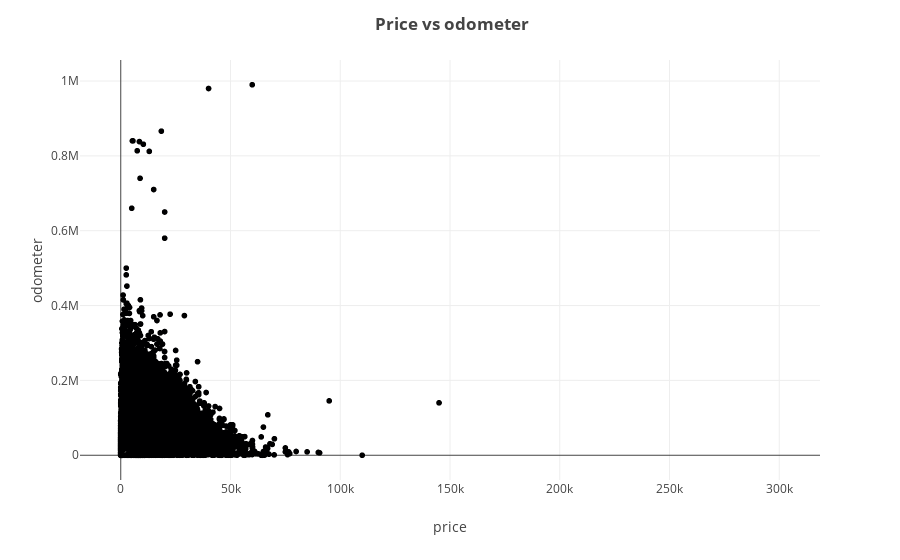

The cell this chart's notebook holds for it:
### Code cell
fig2.show()

### Figure 1 — Plotly figure (JSON) as saved in the notebook; plotly's stock layout.template omitted (floating-point values rounded to 4 significant figures; data arrays with more than 128 entries replaced by an {"elided": "..."} marker saying what was removed)
{"data": [{"customdata": {"elided": "31380x1 int values"}, "hovertemplate": "price=%{x}<br>odometer=%{y}<br>model_year=%{customdata[0]}<extra></extra>", "legendgroup": "", "marker": {"color": "#000001", "symbol": "circle"}, "mode": "markers", "name": "", "showlegend": false, "type": "scattergl", "x": {"elided": "31380 int values"}, "xaxis": "x", "y": {"elided": "31380 int values"}, "yaxis": "y"}], "layout": {"autosize": true, "legend": {"tracegroupgap": 0}, "margin": {"t": 60}, "title": {"text": "<b> Price vs odometer</b>"}, "xaxis": {"anchor": "y", "autorange": true, "domain": [0, 1], "range": [-18130.0, 318100.0], "title": {"text": "price"}, "type": "linear"}, "yaxis": {"anchor": "x", "autorange": true, "domain": [0, 1], "range": [-76650.0, 1067000.0], "title": {"text": "odometer"}, "type": "linear"}}}
